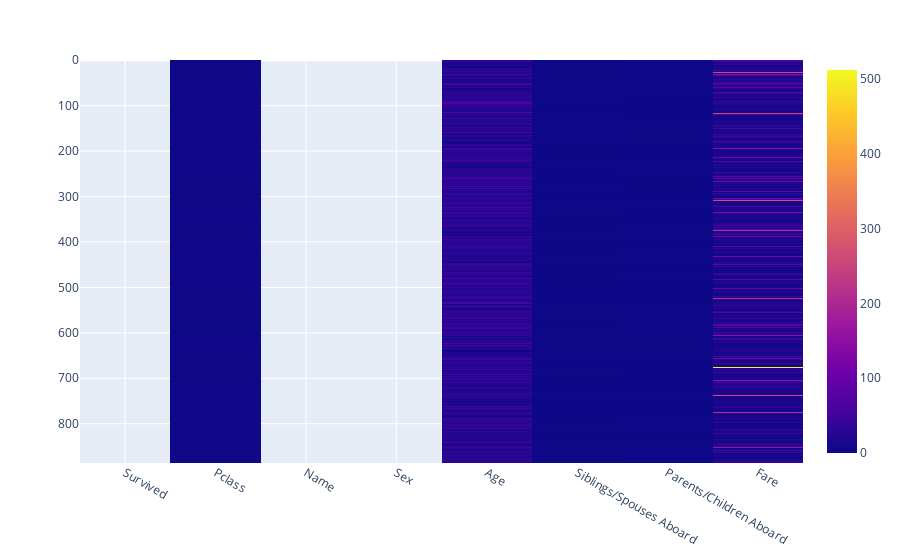

Notebook source saved alongside this figure:
### Markdown cell above
Then, make a first exploration (pairplots, correlation heatmaps, etc...) of the dataset

### Code cell
# First exploratio
px.imshow(df_titanic)

### Figure 1 — Plotly figure (JSON) as saved in the notebook; plotly's stock layout.template omitted (floating-point values rounded to 4 significant figures; data arrays with more than 128 entries replaced by an {"elided": "..."} marker saying what was removed)
{"data": [{"coloraxis": "coloraxis", "hovertemplate": "x: %{x}<br>y: %{y}<br>color: %{z}<extra></extra>", "name": "0", "type": "heatmap", "x": ["Survived", "Pclass", "Name", "Sex", "Age", "Siblings/Spouses Aboard", "Parents/Children Aboard", "Fare"], "xaxis": "x", "y": {"elided": "887 int values"}, "yaxis": "y", "z": {"elided": "887x8 mixed values"}}], "layout": {"coloraxis": {"colorscale": [[0, "#0d0887"], [0.1111, "#46039f"], [0.2222, "#7201a8"], [0.3333, "#9c179e"], [0.4444, "#bd3786"], [0.5556, "#d8576b"], [0.6667, "#ed7953"], [0.7778, "#fb9f3a"], [0.8889, "#fdca26"], [1, "#f0f921"]]}, "margin": {"t": 60}, "xaxis": {"anchor": "y", "constrain": "domain", "domain": [0, 1], "scaleanchor": "y"}, "yaxis": {"anchor": "x", "autorange": "reversed", "constrain": "domain", "domain": [0, 1]}}}
